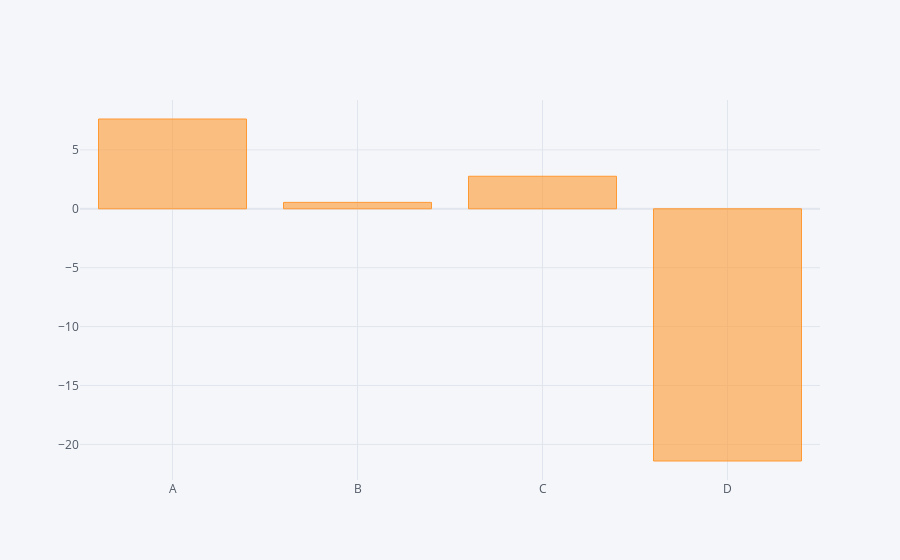

Notebook code for this chart:
### Code cell
# Practice
df.sum().iplot(kind='bar')

### Figure 1 — Plotly figure (JSON) as saved in the notebook; plotly's stock layout.template omitted (floating-point values rounded to 4 significant figures)
{"data": [{"marker": {"color": "rgba(255, 153, 51, 0.6)", "line": {"color": "rgba(255, 153, 51, 1.0)", "width": 1}}, "name": "None", "orientation": "v", "text": "", "type": "bar", "x": ["A", "B", "C", "D"], "y": [7.621, 0.5427, 2.761, -21.41]}], "layout": {"legend": {"bgcolor": "#F5F6F9", "font": {"color": "#4D5663"}}, "paper_bgcolor": "#F5F6F9", "plot_bgcolor": "#F5F6F9", "title": {"font": {"color": "#4D5663"}}, "xaxis": {"gridcolor": "#E1E5ED", "showgrid": true, "tickfont": {"color": "#4D5663"}, "title": {"font": {"color": "#4D5663"}, "text": ""}, "zerolinecolor": "#E1E5ED"}, "yaxis": {"gridcolor": "#E1E5ED", "showgrid": true, "tickfont": {"color": "#4D5663"}, "title": {"font": {"color": "#4D5663"}, "text": ""}, "zerolinecolor": "#E1E5ED"}}}
